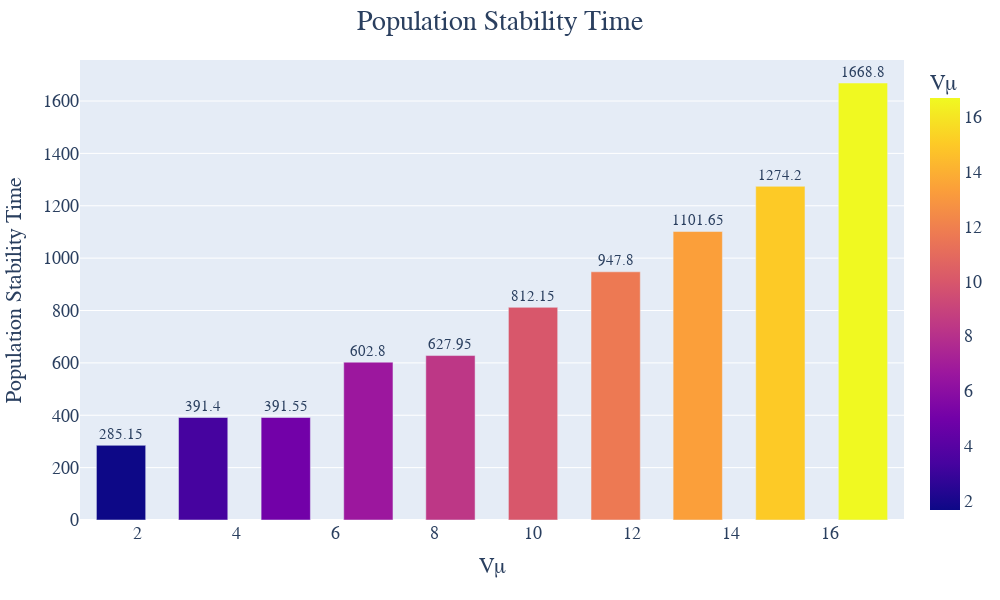

Write notebook code for a chart like this one.
### Code cell
steady_time = []
xvalue = []
base = overall_population[-1][-1]
for i in range(10):
    for j in range(len(overall_population[i])):
        if int(overall_population[i][j]) > 400:
            judge = overall_population[i][j:j+100]
            if max(judge)-min(judge)<1e3:
                print(time[j])
                steady_time.append(time[j])
                break
    xvalue.append(round(5/3 * (i+1), 2))
print(steady_time)
print(xvalue)
df=pd.DataFrame()
df['Population Stability Time'] = steady_time
df['Vμ'] = xvalue
fig=px.bar(df,  # 数据源
            x='Vμ',  # 横坐标：年份
            y='Population Stability Time',  # 纵坐标：人口
            text='Population Stability Time',  # 说明：人口
            color='Vμ',  # 颜色取值：根据平均寿命的值来取
            hover_name='Vμ', #控制点名称：年份
            width=1000, height=600
        )
fig.update_layout(title_text='Population Stability Time under Increasing Vμ',
                title_x=.5,
                titlefont=dict(size=28), 
                font=dict(family='Times New Roman',
                        size=18)
                )
# 注释坐标轴
fig.update_layout(xaxis_title='Vμ', 
                yaxis_title='Population Stability Time')
#柱形图文字格式
fig.update_traces(
                textposition='outside',
                texttemplate='%{text:3}')
# 设置间隙大小及文本大小
fig.update_layout(bargap=.4,
                uniformtext_minsize=8,
                uniformtext_mode='show')
fig.show()

### Figure 1 — Plotly figure (JSON) as saved in the notebook; plotly's stock layout.template omitted (floating-point values rounded to 4 significant figures)
{"data": [{"alignmentgroup": "True", "hovertemplate": "<b>%{hovertext}</b><br><br>Vμ=%{marker.color}<br>Population Stability Time=%{text}<extra></extra>", "hovertext": [1.67, 3.33, 5, 6.67, 8.33, 10, 11.67, 13.33, 15, 16.67], "legendgroup": "", "marker": {"color": [1.67, 3.33, 5, 6.67, 8.33, 10, 11.67, 13.33, 15, 16.67], "coloraxis": "coloraxis", "pattern": {"shape": ""}}, "name": "", "offsetgroup": "", "orientation": "v", "showlegend": false, "text": [285.2, 391.4, 391.6, 602.8, 628.0, 812.2, 947.8, 1102.0, 1274.0, 1669.0], "textposition": "outside", "texttemplate": "%{text:3}", "type": "bar", "x": [1.67, 3.33, 5, 6.67, 8.33, 10, 11.67, 13.33, 15, 16.67], "xaxis": "x", "y": [285.2, 391.4, 391.6, 602.8, 628.0, 812.2, 947.8, 1102.0, 1274.0, 1669.0], "yaxis": "y"}], "layout": {"bargap": 0.4, "barmode": "relative", "coloraxis": {"colorbar": {"title": {"text": "Vμ"}}, "colorscale": [[0, "#0d0887"], [0.1111, "#46039f"], [0.2222, "#7201a8"], [0.3333, "#9c179e"], [0.4444, "#bd3786"], [0.5556, "#d8576b"], [0.6667, "#ed7953"], [0.7778, "#fb9f3a"], [0.8889, "#fdca26"], [1, "#f0f921"]]}, "font": {"family": "Times New Roman", "size": 18}, "height": 600, "legend": {"tracegroupgap": 0}, "margin": {"t": 60}, "title": {"font": {"size": 28}, "text": "Population Stability Time", "x": 0.5}, "uniformtext": {"minsize": 8, "mode": "show"}, "width": 1000, "xaxis": {"anchor": "y", "domain": [0, 1], "title": {"text": "Vμ"}}, "yaxis": {"anchor": "x", "domain": [0, 1], "title": {"text": "Population Stability Time"}}}}
